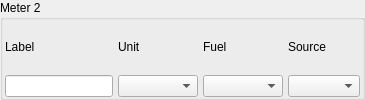
          <widget class="QGroupBox" name="meter2GroupBox">
           <property name="title">
            <string>Meter 2</string>
           </property>
           <layout class="QGridLayout" name="gridLayout_4">
            <property name="leftMargin">
             <number>2</number>
            </property>
            <property name="topMargin">
             <number>0</number>
            </property>
            <property name="rightMargin">
             <number>2</number>
            </property>
            <property name="bottomMargin">
             <number>0</number>
            </property>
            <property name="horizontalSpacing">
             <number>5</number>
            </property>
            <property name="verticalSpacing">
             <number>1</number>
            </property>
            <item row="1" column="0">
             <widget class="QLineEdit" name="meter2LabelLineEdit">
              <property name="minimumSize">
               <size>
                <width>60</width>
                <height>0</height>
               </size>
              </property>
             </widget>
            </item>
            <item row="1" column="1">
             <widget class="QComboBox" name="meter2UnitComboBox">
              <property name="sizePolicy">
               <sizepolicy hsizetype="Expanding" vsizetype="Fixed">
                <horstretch>0</horstretch>
                <verstretch>0</verstretch>
               </sizepolicy>
              </property>
              <property name="minimumSize">
               <size>
                <width>80</width>
                <height>0</height>
               </size>
              </property>
             </widget>
            </item>
            <item row="1" column="2">
             <widget class="QComboBox" name="meter2FuelComboBox">
              <property name="sizePolicy">
               <sizepolicy hsizetype="Expanding" vsizetype="Fixed">
                <horstretch>0</horstretch>
                <verstretch>0</verstretch>
               </sizepolicy>
              </property>
              <property name="minimumSize">
               <size>
                <width>80</width>
                <height>0</height>
               </size>
              </property>
              <property name="sizeAdjustPolicy">
               <enum>QComboBox::SizeAdjustPolicy::AdjustToContents</enum>
              </property>
             </widget>
            </item>
            <item row="1" column="3">
             <widget class="QComboBox" name="meter2SourceComboBox"/>
            </item>
            <item row="0" column="0">
             <widget class="QLabel" name="meter2Label">
              <property name="text">
               <string>Label</string>
              </property>
             </widget>
            </item>
            <item row="0" column="1">
             <widget class="QLabel" name="meter2UnitLabel">
              <property name="text">
               <string>Unit</string>
              </property>
             </widget>
            </item>
            <item row="0" column="2">
             <widget class="QLabel" name="meter2FuelLabel">
              <property name="text">
               <string>Fuel</string>
              </property>
             </widget>
            </item>
            <item row="0" column="3">
             <widget class="QLabel" name="meter2SourceLabel">
              <property name="text">
               <string>Source</string>
              </property>
             </widget>
            </item>
           </layout>
          </widget>
